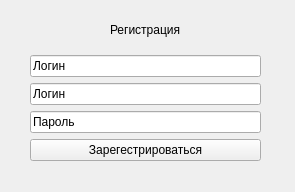
<?xml version="1.0" encoding="UTF-8"?>
<ui version="4.0">
 <class>Form</class>
 <widget class="QWidget" name="Form">
  <property name="geometry">
   <rect>
    <x>0</x>
    <y>0</y>
    <width>295</width>
    <height>192</height>
   </rect>
  </property>
  <property name="windowTitle">
   <string>Form</string>
  </property>
  <widget class="QWidget" name="layoutWidget">
   <property name="geometry">
    <rect>
     <x>30</x>
     <y>10</y>
     <width>231</width>
     <height>151</height>
    </rect>
   </property>
   <layout class="QVBoxLayout" name="verticalLayout">
    <item alignment="Qt::AlignHCenter">
     <widget class="QLabel" name="label">
      <property name="text">
       <string>Регистрация</string>
      </property>
     </widget>
    </item>
    <item>
     <widget class="QLineEdit" name="lineEdit_3">
      <property name="text">
       <string>Логин</string>
      </property>
     </widget>
    </item>
    <item>
     <widget class="QLineEdit" name="lineEdit">
      <property name="text">
       <string>Логин</string>
      </property>
     </widget>
    </item>
    <item>
     <widget class="QLineEdit" name="lineEdit_2">
      <property name="text">
       <string>Пароль</string>
      </property>
     </widget>
    </item>
    <item>
     <widget class="QPushButton" name="pushButton">
      <property name="text">
       <string>Зарегестрироваться</string>
      </property>
     </widget>
    </item>
   </layout>
  </widget>
 </widget>
 <resources/>
 <connections/>
</ui>
